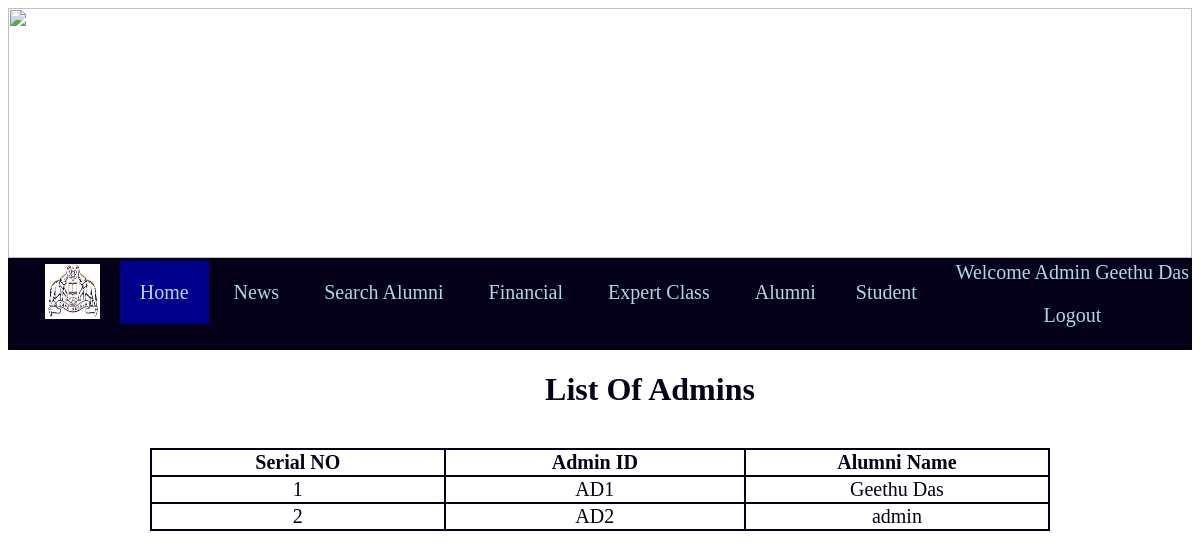
/admin_homepage.php (signed in), run on the app's committed database.
### tables this page shows
CREATE TABLE `adminmember` (
  `ad_id` varchar(5) NOT NULL,
  `ad_password` varchar(50) NOT NULL,
  `ad_fullname` varchar(50) NOT NULL
);

### admin_homepage.php (the view, shortened to what this page needs)
<!DOCTYPE html PUBLIC "-//W3C//DTD XHTML 1.0 Transitional//EN" "http://www.w3.org/TR/xhtml1/DTD/xhtml1-transitional.dtd">
<html xmlns="http://www.w3.org/1999/xhtml">
<head>
<link rel="stylesheet" href="css/header_navigationbar.css" />
<link rel="stylesheet" href="css/add_forum_post.css"/>
</head>
<?php
include_once"connect_database.php";
include'setting/adminpage_navigation.php';
?>
<body><center>
<h1 style="padding-left:100px"> List Of Admins </h1></center>
<br>
<table align="center">
<tr>
	<th> Serial NO </th>
	<th> Admin ID </th>
	<th> Alumni Name</th>
</tr>
<?php
$sqlshowAWA= "SELECT adminmember.ad_id, adminmember.ad_fullname FROM adminmember";
$resultAWA = $conn->query($sqlshowAWA);
$no = 1;
while ($row = mysqli_fetch_assoc($resultAWA))
{
	echo "<tr>";
	echo "<td>" . $no. "</td>";
	echo "<td>" . $row['ad_id']. "</td>";
	echo "<td>" . $row['ad_fullname']. "</td>";
	$no++;
}
?>
</table></body>
</html>

### css/header_navigationbar.css (style rules this page uses)
body { background-color:white; }

### css/add_forum_post.css (style rules this page uses)
body { background-color:white; color:#050119; }
table { border:hidden; width:650px; }
th { width:150px; border:hidden; font-size:20px; }
td { width:450px; border:hidden; }

### admin_homepage.php (style rules this page uses)
table, th, td { border: 2px solid #050119; border-collapse: collapse; font-size: 20px; width : 900px; text-align: center; }

### data on the page
adminmember: ad_id "AD1", ad_fullname "Geethu Das"
adminmember: ad_id "AD2", ad_fullname "admin"

### other printed values
$username1 "Geethu Das"
